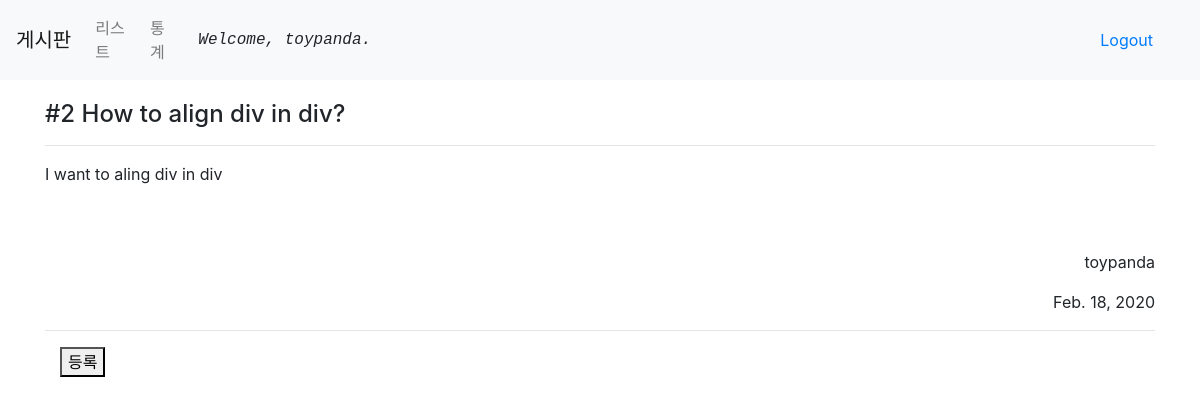
/main/post/2/ (signed in), run on the app's committed database.
### main/models.py (models this page shows, shortened)
class Post(models.Model):
    author = models.ForeignKey(settings.AUTH_USER_MODEL, on_delete=models.CASCADE)
    title = models.CharField(max_length=100, null=True)
    contents = models.TextField(null=True)
    writer = models.CharField(max_length=30, null=True)
    created = models.DateField(default=timezone.now(), null=True)
    photo = models.ImageField(blank=True, upload_to='post/%Y/%m/%d') # upload_to는 문자열 또는 함수 반환

### main/views.py (the view)
# urls.py: path('post/<int:id>/', views.detail, name='post-detail'),
def detail(request, id):
    if 'id' is not None:
        item = get_object_or_404(Post, pk=id)
        return render(request, 'main/detail.html', {'item': item})
    return HttpResponseRedirect('main/list/')

### main/templates/main/detail.html (shortened to what this page needs)
{% extends 'main/base.html' %}
{% load static %}
{% block content %}
<div class="container">
    <div class="row">
        <div class="col-sm-12" style="margin-top:20px;">
            <h4>#{{ item.id }} {{ item.title }}</h4>
            <hr>
            <p>
                {{ item.contents }}
            </p>
            <p class="text-right">
                <br>
                <br>
                {{ item.writer }}
            </p>
            <p class="text-right">
                {{ item.created }}
            </p>
            <hr/>
        </div>
    </div>
    <div class="container">
    <form action="{% url 'review-create' post_id=item.id %}" method="POST">
        <button type="submit">등록</button>
    </form>
    </div>
</div>
{% endblock %}

### main/templates/main/base.html (shortened to what this page needs)
{% load static %}
<!DOCTYPE html>
<html lang="en">
<head>
    <link rel="stylesheet" href="https://stackpath.bootstrapcdn.com/bootstrap/4.4.1/css/bootstrap.min.css">
</head>
<body>
    <nav class="navbar navbar-expand-lg navbar-light bg-light">
        <a class="navbar-brand" href="/main/">게시판</a>
        <div class="collapse navbar-collapse" id="navbarNav">
          <ul class="navbar-nav">
            <li class="nav-item">
              <a class="nav-link" href="{% url 'list' %}">리스트</a>
            </li>
            <li class="nav-item">
              <a class="nav-link" href="{% url 'board' %}">통계</a>
            </li>
            {% if user.is_authenticated %}
            </ul>
            <div class="container">
              <span class="text-monospace font-italic">Welcome, {{ user.username }}.</span>
              <form class="form-inline">
                <a class="nav-link" href="{% url 'logout' %}">Logout</a>
              </form>
            </div>
            {% endif %}
        </div>
    </nav>
    {% block content %}
    {% endblock %}
</body>
</html>

### data on the page
Post: id "2", title "How to align div in div?", contents "I want to aling div in div", writer "toypanda", created "Feb. 18, 2020"

### other printed values
{{ user.username }} "toypanda"
